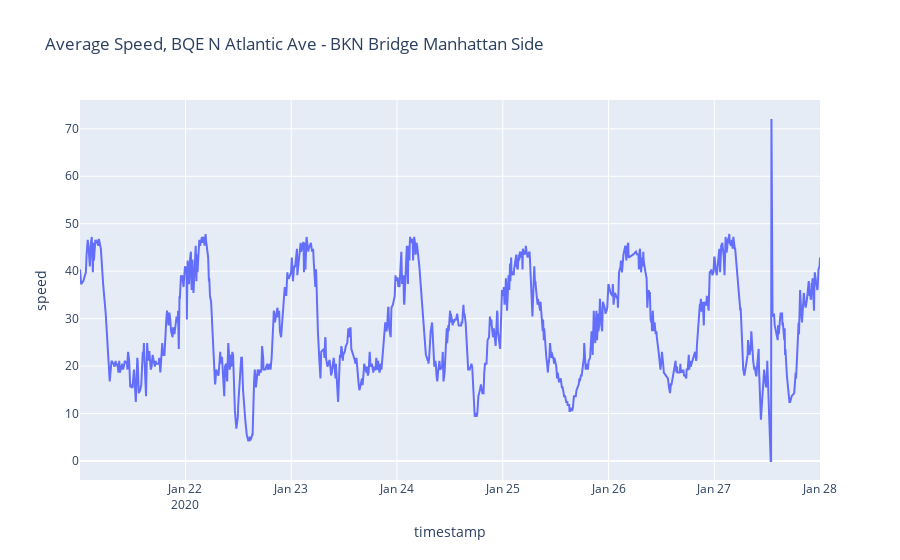

Notebook source saved alongside this figure:
### Code cell
# Make a line chart showing speed x timestamp
fig = px.line(brooklynBridge, x="timestamp", y="speed", title='Average Speed, BQE N Atlantic Ave - BKN Bridge Manhattan Side')
fig.show()

### Figure 1 — Plotly figure (JSON) as saved in the notebook; plotly's stock layout.template omitted (floating-point values rounded to 4 significant figures; data arrays with more than 128 entries replaced by an {"elided": "..."} marker saying what was removed)
{"data": [{"hoverlabel": {"namelength": 0}, "hovertemplate": "timestamp=%{x}<br>speed=%{y}", "legendgroup": "", "line": {"color": "#636efa", "dash": "solid"}, "mode": "lines", "name": "", "showlegend": false, "type": "scatter", "x": {"elided": "993 str values"}, "xaxis": "x", "y": {"elided": "993 float values"}, "yaxis": "y"}], "layout": {"legend": {"tracegroupgap": 0}, "title": {"text": "Average Speed, BQE N Atlantic Ave - BKN Bridge Manhattan Side"}, "xaxis": {"anchor": "y", "domain": [0, 1], "title": {"text": "timestamp"}}, "yaxis": {"anchor": "x", "domain": [0, 1], "title": {"text": "speed"}}}}
